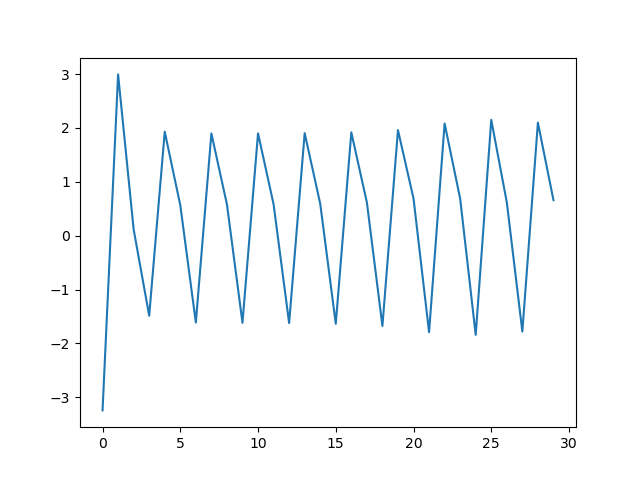

Python code for this plot:
import matplotlib.pyplot as plt
import numpy as np

def grad(x):
    if x < 1:
        return 25 * x
    if 1 <= x < 2:
        return x + 24
    if x >= 2:
        return 25 * x - 24

mu = 1
L = 25
kappa = 25

alpha = 4 / ((np.sqrt(L) + np.sqrt(mu)) ** 2)
beta = ((np.sqrt(kappa) - 1) / (np.sqrt(kappa) + 1)) ** 2

x_0 = - 973 / 300
x_1 = x_0 - 2 / (L + mu) * grad(x_0)
x = [x_0, x_1]

for i in range(2, 30):
    x_2 = x_1 - alpha * grad(x_1) + beta * (x_1 - x_0)
    x.append(x_2)
    x_0, x_1 = x_1, x_2

plt.plot(x)
plt.savefig("counterexample.PNG")
